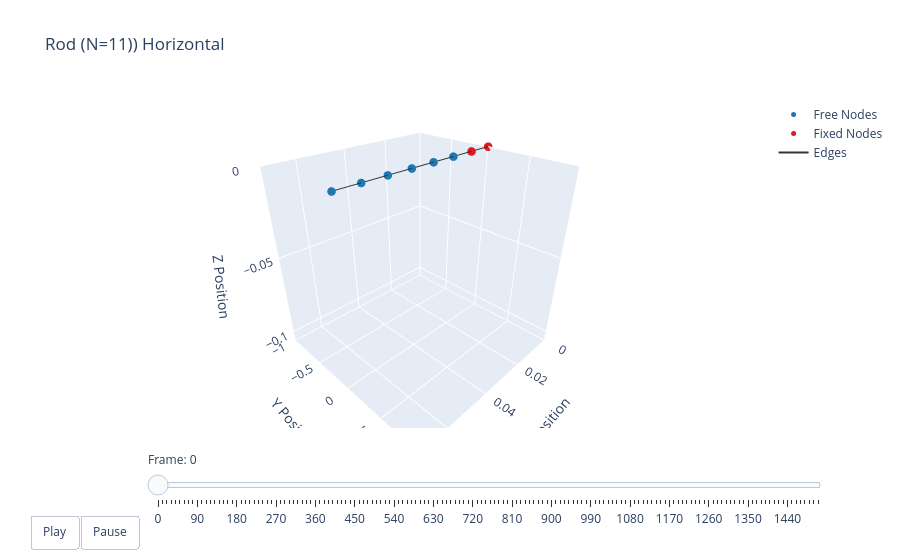

Source (notebook cell):
### Code cell
# options = dismech.AnimationOptions(title='Rod (N=11)) Vertical Angle {} Azimuth {}'.format(angleV, angleAzi), plot_step=10)

options = dismech.AnimationOptions(title='Rod (N=11)) Horizontal', plot_step=10)


fig = dismech.get_interactive_animation_plotly(robot, t_arr, qs, options)
fig.show()

### Figure 1 — Plotly figure (JSON) as saved in the notebook; plotly's stock layout.template omitted (floating-point values rounded to 4 significant figures)
{"data": [{"marker": {"color": "#1f78b4", "size": 5}, "mode": "markers", "name": "Free Nodes", "type": "scatter3d", "x": [0.02, 0.03, 0.04, 0.05, 0.06, 0.07], "y": [0.0, 0.0, 0.0, 0.0, 0.0, 0.0], "z": [0.0, 0.0, 0.0, 0.0, 0.0, 0.0]}, {"marker": {"color": "#e31a1c", "size": 5}, "mode": "markers", "name": "Fixed Nodes", "type": "scatter3d", "x": [0.0, 0.01], "y": [0.0, 0.0], "z": [0.0, 0.0]}, {"line": {"color": "#333333", "width": 2}, "mode": "lines", "name": "Edges", "type": "scatter3d", "x": [0, 0.01, null, 0.01, 0.02, null, 0.02, 0.03, null, 0.03, 0.04, null, 0.04, 0.05, null, 0.05, 0.06, null, 0.06, 0.07, null], "y": [0, 0, null, 0, 0, null, 0, 0, null, 0, 0, null, 0, 0, null, 0, 0, null, 0, 0, null], "z": [0, 0, null, 0, 0, null, 0, 0, null, 0, 0, null, 0, 0, null, 0, 0, null, 0, 0, null]}, {"color": "rgba(166, 206, 227, 0.7)", "i": [], "j": [], "k": [], "name": "Faces", "opacity": 0.7, "showscale": false, "type": "mesh3d", "x": [0.0, 0.01, 0.02, 0.03, 0.04, 0.05, 0.06, 0.07], "y": [0.0, 0.0, 0.0, 0.0, 0.0, 0.0, 0.0, 0.0], "z": [0.0, 0.0, 0.0, 0.0, 0.0, 0.0, 0.0, 0.0]}], "layout": {"scene": {"camera": {"eye": {"x": 1.225, "y": 1.225, "z": 1.0}}, "xaxis": {"range": [0, 0.07263], "title": {"text": "X Position"}}, "yaxis": {"range": [0, 0], "title": {"text": "Y Position"}}, "zaxis": {"range": [-0.1068, 0], "title": {"text": "Z Position"}}}, "sliders": [{"currentvalue": {"prefix": "Frame: "}, "steps": [{"args": [["0"], {"frame": {"duration": 50, "redraw": true}, "mode": "immediate"}], "label": "0", "method": "animate"}, {"args": [["1"], {"frame": {"duration": 50, "redraw": true}, "mode": "immediate"}], "label": "10", "method": "animate"}, {"args": [["2"], {"frame": {"duration": 50, "redraw": true}, "mode": "immediate"}], "label": "20", "method": "animate"}, {"args": [["3"], {"frame": {"duration": 50, "redraw": true}, "mode": "immediate"}], "label": "30", "method": "animate"}, {"args": [["4"], {"frame": {"duration": 50, "redraw": true}, "mode": "immediate"}], "label": "40", "method": "animate"}, {"args": [["5"], {"frame": {"duration": 50, "redraw": true}, "mode": "immediate"}], "label": "50", "method": "animate"}, {"args": [["6"], {"frame": {"duration": 50, "redraw": true}, "mode": "immediate"}], "label": "60", "method": "animate"}, {"args": [["7"], {"frame": {"duration": 50, "redraw": true}, "mode": "immediate"}], "label": "70", "method": "animate"}, {"args": [["8"], {"frame": {"duration": 50, "redraw": true}, "mode": "immediate"}], "label": "80", "method": "animate"}, {"args": [["9"], {"frame": {"duration": 50, "redraw": true}, "mode": "immediate"}], "label": "90", "method": "animate"}, {"args": [["10"], {"frame": {"duration": 50, "redraw": true}, "mode": "immediate"}], "label": "100", "method": "animate"}, {"args": [["11"], {"frame": {"duration": 50, "redraw": true}, "mode": "immediate"}], "label": "110", "method": "animate"}, {"args": [["12"], {"frame": {"duration": 50, "redraw": true}, "mode": "immediate"}], "label": "120", "method": "animate"}, {"args": [["13"], {"frame": {"duration": 50, "redraw": true}, "mode": "immediate"}], "label": "130", "method": "animate"}, {"args": [["14"], {"frame": {"duration": 50, "redraw": true}, "mode": "immediate"}], "label": "140", "method": "animate"}, {"args": [["15"], {"frame": {"duration": 50, "redraw": true}, "mode": "immediate"}], "label": "150", "method": "animate"}, {"args": [["16"], {"frame": {"duration": 50, "redraw": true}, "mode": "immediate"}], "label": "160", "method": "animate"}, {"args": [["17"], {"frame": {"duration": 50, "redraw": true}, "mode": "immediate"}], "label": "170", "method": "animate"}, {"args": [["18"], {"frame": {"duration": 50, "redraw": true}, "mode": "immediate"}], "label": "180", "method": "animate"}, {"args": [["19"], {"frame": {"duration": 50, "redraw": true}, "mode": "immediate"}], "label": "190", "method": "animate"}, {"args": [["20"], {"frame": {"duration": 50, "redraw": true}, "mode": "immediate"}], "label": "200", "method": "animate"}, {"args": [["21"], {"frame": {"duration": 50, "redraw": true}, "mode": "immediate"}], "label": "210", "method": "animate"}, {"args": [["22"], {"frame": {"duration": 50, "redraw": true}, "mode": "immediate"}], "label": "220", "method": "animate"}, {"args": [["23"], {"frame": {"duration": 50, "redraw": true}, "mode": "immediate"}], "label": "230", "method": "animate"}, {"args": [["24"], {"frame": {"duration": 50, "redraw": true}, "mode": "immediate"}], "label": "240", "method": "animate"}, {"args": [["25"], {"frame": {"duration": 50, "redraw": true}, "mode": "immediate"}], "label": "250", "method": "animate"}, {"args": [["26"], {"frame": {"duration": 50, "redraw": true}, "mode": "immediate"}], "label": "260", "method": "animate"}, {"args": [["27"], {"frame": {"duration": 50, "redraw": true}, "mode": "immediate"}], "label": "270", "method": "animate"}, {"args": [["28"], {"frame": {"duration": 50, "redraw": true}, "mode": "immediate"}], "label": "280", "method": "animate"}, {"args": [["29"], {"frame": {"duration": 50, "redraw": true}, "mode": "immediate"}], "label": "290", "method": "animate"}, {"args": [["30"], {"frame": {"duration": 50, "redraw": true}, "mode": "immediate"}], "label": "300", "method": "animate"}, {"args": [["31"], {"frame": {"duration": 50, "redraw": true}, "mode": "immediate"}], "label": "310", "method": "animate"}, {"args": [["32"], {"frame": {"duration": 50, "redraw": true}, "mode": "immediate"}], "label": "320", "method": "animate"}, {"args": [["33"], {"frame": {"duration": 50, "redraw": true}, "mode": "immediate"}], "label": "330", "method": "animate"}, {"args": [["34"], {"frame": {"duration": 50, "redraw": true}, "mode": "immediate"}], "label": "340", "method": "animate"}, {"args": [["35"], {"frame": {"duration": 50, "redraw": true}, "mode": "immediate"}], "label": "350", "method": "animate"}, {"args": [["36"], {"frame": {"duration": 50, "redraw": true}, "mode": "immediate"}], "label": "360", "method": "animate"}, {"args": [["37"], {"frame": {"duration": 50, "redraw": true}, "mode": "immediate"}], "label": "370", "method": "animate"}, {"args": [["38"], {"frame": {"duration": 50, "redraw": true}, "mode": "immediate"}], "label": "380", "method": "animate"}, {"args": [["39"], {"frame": {"duration": 50, "redraw": true}, "mode": "immediate"}], "label": "390", "method": "animate"}, {"args": [["40"], {"frame": {"duration": 50, "redraw": true}, "mode": "immediate"}], "label": "400", "method": "animate"}, {"args": [["41"], {"frame": {"duration": 50, "redraw": true}, "mode": "immediate"}], "label": "410", "method": "animate"}, {"args": [["42"], {"frame": {"duration": 50, "redraw": true}, "mode": "immediate"}], "label": "420", "method": "animate"}, {"args": [["43"], {"frame": {"duration": 50, "redraw": true}, "mode": "immediate"}], "label": "430", "method": "animate"}, {"args": [["44"], {"frame": {"duration": 50, "redraw": true}, "mode": "immediate"}], "label": "440", "method": "animate"}, {"args": [["45"], {"frame": {"duration": 50, "redraw": true}, "mode": "immediate"}], "label": "450", "method": "animate"}, {"args": [["46"], {"frame": {"duration": 50, "redraw": true}, "mode": "immediate"}], "label": "460", "method": "animate"}, {"args": [["47"], {"frame": {"duration": 50, "redraw": true}, "mode": "immediate"}], "label": "470", "method": "animate"}, {"args": [["48"], {"frame": {"duration": 50, "redraw": true}, "mode": "immediate"}], "label": "480", "method": "animate"}, {"args": [["49"], {"frame": {"duration": 50, "redraw": true}, "mode": "immediate"}], "label": "490", "method": "animate"}, {"args": [["50"], {"frame": {"duration": 50, "redraw": true}, "mode": "immediate"}], "label": "500", "method": "animate"}, {"args": [["51"], {"frame": {"duration": 50, "redraw": true}, "mode": "immediate"}], "label": "510", "method": "animate"}, {"args": [["52"], {"frame": {"duration": 50, "redraw": true}, "mode": "immediate"}], "label": "520", "method": "animate"}, {"args": [["53"], {"frame": {"duration": 50, "redraw": true}, "mode": "immediate"}], "label": "530", "method": "animate"}, {"args": [["54"], {"frame": {"duration": 50, "redraw": true}, "mode": "immediate"}], "label": "540", "method": "animate"}, {"args": [["55"], {"frame": {"duration": 50, "redraw": true}, "mode": "immediate"}], "label": "550", "method": "animate"}, {"args": [["56"], {"frame": {"duration": 50, "redraw": true}, "mode": "immediate"}], "label": "560", "method": "animate"}, {"args": [["57"], {"frame": {"duration": 50, "redraw": true}, "mode": "immediate"}], "label": "570", "method": "animate"}, {"args": [["58"], {"frame": {"duration": 50, "redraw": true}, "mode": "immediate"}], "label": "580", "method": "animate"}, {"args": [["59"], {"frame": {"duration": 50, "redraw": true}, "mode": "immediate"}], "label": "590", "method": "animate"}, {"args": [["60"], {"frame": {"duration": 50, "redraw": true}, "mode": "immediate"}], "label": "600", "method": "animate"}, {"args": [["61"], {"frame": {"duration": 50, "redraw": true}, "mode": "immediate"}], "label": "610", "method": "animate"}, {"args": [["62"], {"frame": {"duration": 50, "redraw": true}, "mode": "immediate"}], "label": "620", "method": "animate"}, {"args": [["63"], {"frame": {"duration": 50, "redraw": true}, "mode": "immediate"}], "label": "630", "method": "animate"}, {"args": [["64"], {"frame": {"duration": 50, "redraw": true}, "mode": "immediate"}], "label": "640", "method": "animate"}, {"args": [["65"], {"frame": {"duration": 50, "redraw": true}, "mode": "immediate"}], "label": "650", "method": "animate"}, {"args": [["66"], {"frame": {"duration": 50, "redraw": true}, "mode": "immediate"}], "label": "660", "method": "animate"}, {"args": [["67"], {"frame": {"duration": 50, "redraw": true}, "mode": "immediate"}], "label": "670", "method": "animate"}, {"args": [["68"], {"frame": {"duration": 50, "redraw": true}, "mode": "immediate"}], "label": "680", "method": "animate"}, {"args": [["69"], {"frame": {"duration": 50, "redraw": true}, "mode": "immediate"}], "label": "690", "method": "animate"}, {"args": [["70"], {"frame": {"duration": 50, "redraw": true}, "mode": "immediate"}], "label": "700", "method": "animate"}, {"args": [["71"], {"frame": {"duration": 50, "redraw": true}, "mode": "immediate"}], "label": "710", "method": "animate"}, {"args": [["72"], {"frame": {"duration": 50, "redraw": true}, "mode": "immediate"}], "label": "720", "method": "animate"}, {"args": [["73"], {"frame": {"duration": 50, "redraw": true}, "mode": "immediate"}], "label": "730", "method": "animate"}, {"args": [["74"], {"frame": {"duration": 50, "redraw": true}, "mode": "immediate"}], "label": "740", "method": "animate"}, {"args": [["75"], {"frame": {"duration": 50, "redraw": true}, "mode": "immediate"}], "label": "750", "method": "animate"}, {"args": [["76"], {"frame": {"duration": 50, "redraw": true}, "mode": "immediate"}], "label": "760", "method": "animate"}, {"args": [["77"], {"frame": {"duration": 50, "redraw": true}, "mode": "immediate"}], "label": "770", "method": "animate"}, {"args": [["78"], {"frame": {"duration": 50, "redraw": true}, "mode": "immediate"}], "label": "780", "method": "animate"}, {"args": [["79"], {"frame": {"duration": 50, "redraw": true}, "mode": "immediate"}], "label": "790", "method": "animate"}, {"args": [["80"], {"frame": {"duration": 50, "redraw": true}, "mode": "immediate"}], "label": "800", "method": "animate"}, {"args": [["81"], {"frame": {"duration": 50, "redraw": true}, "mode": "immediate"}], "label": "810", "method": "animate"}, {"args": [["82"], {"frame": {"duration": 50, "redraw": true}, "mode": "immediate"}], "label": "820", "method": "animate"}, {"args": [["83"], {"frame": {"duration": 50, "redraw": true}, "mode": "immediate"}], "label": "830", "method": "animate"}, {"args": [["84"], {"frame": {"duration": 50, "redraw": true}, "mode": "immediate"}], "label": "840", "method": "animate"}, {"args": [["85"], {"frame": {"duration": 50, "redraw": true}, "mode": "immediate"}], "label": "850", "method": "animate"}, {"args": [["86"], {"frame": {"duration": 50, "redraw": true}, "mode": "immediate"}], "label": "860", "method": "animate"}, {"args": [["87"], {"frame": {"duration": 50, "redraw": true}, "mode": "immediate"}], "label": "870", "method": "animate"}, {"args": [["88"], {"frame": {"duration": 50, "redraw": true}, "mode": "immediate"}], "label": "880", "method": "animate"}, {"args": [["89"], {"frame": {"duration": 50, "redraw": true}, "mode": "immediate"}], "label": "890", "method": "animate"}, {"args": [["90"], {"frame": {"duration": 50, "redraw": true}, "mode": "immediate"}], "label": "900", "method": "animate"}, {"args": [["91"], {"frame": {"duration": 50, "redraw": true}, "mode": "immediate"}], "label": "910", "method": "animate"}, {"args": [["92"], {"frame": {"duration": 50, "redraw": true}, "mode": "immediate"}], "label": "920", "method": "animate"}, {"args": [["93"], {"frame": {"duration": 50, "redraw": true}, "mode": "immediate"}], "label": "930", "method": "animate"}, {"args": [["94"], {"frame": {"duration": 50, "redraw": true}, "mode": "immediate"}], "label": "940", "method": "animate"}, {"args": [["95"], {"frame": {"duration": 50, "redraw": true}, "mode": "immediate"}], "label": "950", "method": "animate"}, {"args": [["96"], {"frame": {"duration": 50, "redraw": true}, "mode": "immediate"}], "label": "960", "method": "animate"}, {"args": [["97"], {"frame": {"duration": 50, "redraw": true}, "mode": "immediate"}], "label": "970", "method": "animate"}, {"args": [["98"], {"frame": {"duration": 50, "redraw": true}, "mode": "immediate"}], "label": "980", "method": "animate"}, {"args": [["99"], {"frame": {"duration": 50, "redraw": true}, "mode": "immediate"}], "label": "990", "method": "animate"}, {"args": [["100"], {"frame": {"duration": 50, "redraw": true}, "mode": "immediate"}], "label": "1000", "method": "animate"}, {"args": [["101"], {"frame": {"duration": 50, "redraw": true}, "mode": "immediate"}], "label": "1010", "method": "animate"}, {"args": [["102"], {"frame": {"duration": 50, "redraw": true}, "mode": "immediate"}], "label": "1020", "method": "animate"}, {"args": [["103"], {"frame": {"duration": 50, "redraw": true}, "mode": "immediate"}], "label": "1030", "method": "animate"}, {"args": [["104"], {"frame": {"duration": 50, "redraw": true}, "mode": "immediate"}], "label": "1040", "method": "animate"}, {"args": [["105"], {"frame": {"duration": 50, "redraw": true}, "mode": "immediate"}], "label": "1050", "method": "animate"}, {"args": [["106"], {"frame": {"duration": 50, "redraw": true}, "mode": "immediate"}], "label": "1060", "method": "animate"}, {"args": [["107"], {"frame": {"duration": 50, "redraw": true}, "mode": "immediate"}], "label": "1070", "method": "animate"}, {"args": [["108"], {"frame": {"duration": 50, "redraw": true}, "mode": "immediate"}], "label": "1080", "method": "animate"}, {"args": [["109"], {"frame": {"duration": 50, "redraw": true}, "mode": "immediate"}], "label": "1090", "method": "animate"}, {"args": [["110"], {"frame": {"duration": 50, "redraw": true}, "mode": "immediate"}], "label": "1100", "method": "animate"}, {"args": [["111"], {"frame": {"duration": 50, "redraw": true}, "mode": "immediate"}], "label": "1110", "method": "animate"}, {"args": [["112"], {"frame": {"duration": 50, "redraw": true}, "mode": "immediate"}], "label": "1120", "method": "animate"}, {"args": [["113"], {"frame": {"duration": 50, "redraw": true}, "mode": "immediate"}], "label": "1130", "method": "animate"}, {"args": [["114"], {"frame": {"duration": 50, "redraw": true}, "mode": "immediate"}], "label": "1140", "method": "animate"}, {"args": [["115"], {"frame": {"duration": 50, "redraw": true}, "mode": "immediate"}], "label": "1150", "method": "animate"}, {"args": [["116"], {"frame": {"duration": 50, "redraw": true}, "mode": "immediate"}], "label": "1160", "method": "animate"}, {"args": [["117"], {"frame": {"duration": 50, "redraw": true}, "mode": "immediate"}], "label": "1170", "method": "animate"}, {"args": [["118"], {"frame": {"duration": 50, "redraw": true}, "mode": "immediate"}], "label": "1180", "method": "animate"}, {"args": [["119"], {"frame": {"duration": 50, "redraw": true}, "mode": "immediate"}], "label": "1190", "method": "animate"}, {"args": [["120"], {"frame": {"duration": 50, "redraw": true}, "mode": "immediate"}], "label": "1200", "method": "animate"}, {"args": [["121"], {"frame": {"duration": 50, "redraw": true}, "mode": "immediate"}], "label": "1210", "method": "animate"}, {"args": [["122"], {"frame": {"duration": 50, "redraw": true}, "mode": "immediate"}], "label": "1220", "method": "animate"}, {"args": [["123"], {"frame": {"duration": 50, "redraw": true}, "mode": "immediate"}], "label": "1230", "method": "animate"}, {"args": [["124"], {"frame": {"duration": 50, "redraw": true}, "mode": "immediate"}], "label": "1240", "method": "animate"}, {"args": [["125"], {"frame": {"duration": 50, "redraw": true}, "mode": "immediate"}], "label": "1250", "method": "animate"}, {"args": [["126"], {"frame": {"duration": 50, "redraw": true}, "mode": "immediate"}], "label": "1260", "method": "animate"}, {"args": [["127"], {"frame": {"duration": 50, "redraw": true}, "mode": "immediate"}], "label": "1270", "method": "animate"}, {"args": [["128"], {"frame": {"duration": 50, "redraw": true}, "mode": "immediate"}], "label": "1280", "method": "animate"}, {"args": [["129"], {"frame": {"duration": 50, "redraw": true}, "mode": "immediate"}], "label": "1290", "method": "animate"}, {"args": [["130"], {"frame": {"duration": 50, "redraw": true}, "mode": "immediate"}], "label": "1300", "method": "animate"}, {"args": [["131"], {"frame": {"duration": 50, "redraw": true}, "mode": "immediate"}], "label": "1310", "method": "animate"}, {"args": [["132"], {"frame": {"duration": 50, "redraw": true}, "mode": "immediate"}], "label": "1320", "method": "animate"}, {"args": [["133"], {"frame": {"duration": 50, "redraw": true}, "mode": "immediate"}], "label": "1330", "method": "animate"}, {"args": [["134"], {"frame": {"duration": 50, "redraw": true}, "mode": "immediate"}], "label": "1340", "method": "animate"}, {"args": [["135"], {"frame": {"duration": 50, "redraw": true}, "mode": "immediate"}], "label": "1350", "method": "animate"}, {"args": [["136"], {"frame": {"duration": 50, "redraw": true}, "mode": "immediate"}], "label": "1360", "method": "animate"}, {"args": [["137"], {"frame": {"duration": 50, "redraw": true}, "mode": "immediate"}], "label": "1370", "method": "animate"}, {"args": [["138"], {"frame": {"duration": 50, "redraw": true}, "mode": "immediate"}], "label": "1380", "method": "animate"}, {"args": [["139"], {"frame": {"duration": 50, "redraw": true}, "mode": "immediate"}], "label": "1390", "method": "animate"}, {"args": [["140"], {"frame": {"duration": 50, "redraw": true}, "mode": "immediate"}], "label": "1400", "method": "animate"}, {"args": [["141"], {"frame": {"duration": 50, "redraw": true}, "mode": "immediate"}], "label": "1410", "method": "animate"}, {"args": [["142"], {"frame": {"duration": 50, "redraw": true}, "mode": "immediate"}], "label": "1420", "method": "animate"}, {"args": [["143"], {"frame": {"duration": 50, "redraw": true}, "mode": "immediate"}], "label": "1430", "method": "animate"}, {"args": [["144"], {"frame": {"duration": 50, "redraw": true}, "mode": "immediate"}], "label": "1440", "method": "animate"}, {"args": [["145"], {"frame": {"duration": 50, "redraw": true}, "mode": "immediate"}], "label": "1450", "method": "animate"}, {"args": [["146"], {"frame": {"duration": 50, "redraw": true}, "mode": "immediate"}], "label": "1460", "method": "animate"}, {"args": [["147"], {"frame": {"duration": 50, "redraw": true}, "mode": "immediate"}], "label": "1470", "method": "animate"}, {"args": [["148"], {"frame": {"duration": 50, "redraw": true}, "mode": "immediate"}], "label": "1480", "method": "animate"}, {"args": [["149"], {"frame": {"duration": 50, "redraw": true}, "mode": "immediate"}], "label": "1490", "method": "animate"}, {"args": [["150"], {"frame": {"duration": 50, "redraw": true}, "mode": "immediate"}], "label": "1500", "method": "animate"}, {"args": [["151"], {"frame": {"duration": 50, "redraw": true}, "mode": "immediate"}], "label": "1501", "method": "animate"}], "transition": {"duration": 0}, "x": 0.1, "y": 0}], "title": {"text": "Rod (N=11)) Horizontal"}, "updatemenus": [{"buttons": [{"args": [null, {"frame": {"duration": 50, "redraw": true}, "fromcurrent": true}], "label": "Play", "method": "animate"}, {"args": [[null], {"frame": {"duration": 0, "redraw": true}, "mode": "immediate"}], "label": "Pause", "method": "animate"}], "direction": "left", "pad": {"r": 10, "t": 87}, "showactive": false, "type": "buttons", "x": 0.1, "xanchor": "right", "y": 0, "yanchor": "top"}]}}
